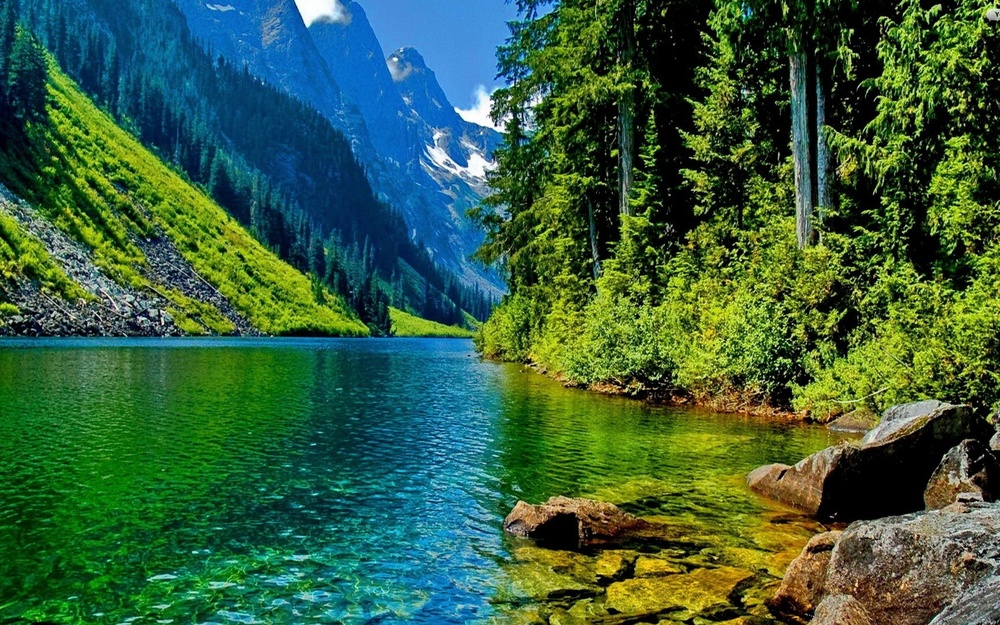
#> input picture Segmentation with K-means/R.jpg, 1000 x 625 px, shrunk from 2880 x 1800 before the run
$ jupyter execute index.ipynb
#> lines starting #> are read from the running program, lines starting #| are printed output that depends on the picture
[cell 1]
import cv2
import numpy as np
import matplotlib.pyplot as plt

[cell 2]
# Read the image
image = cv2.imread('R.jpg')
#> image is the input picture: shape (625, 1000, 3); mean B, G, R 63.2, 95, 55.2
# Convert to RGB
image = cv2.cvtColor(image,cv2.COLOR_BGR2RGB)

[cell 3]
image.shape
#> Out = (625, 1000, 3)

[cell 4]
plt.imshow(image)

[cell 5]
# Reshape the image to a 2D array of pixels and 3 color values (RGB)
pixel_values = image.reshape((-1,3))
# Convert to float
pixel_values = np.float32(pixel_values)

[cell 6]
print(pixel_values.shape)
#| (625000, 3)

[cell 7]
# Define stopping criteria

criteria = (cv2.TERM_CRITERIA_EPS + cv2.TERM_CRITERIA_MAX_ITER,100,0.2)

[cell 8]
# Number of clusters (k)

k = 3
_ , labels , (centers) = cv2.kmeans(pixel_values,k,None,criteria,10,cv2.KMEANS_RANDOM_CENTERS)
#> centers = [[30.89, 114, 155.4], [136, 153.9, 66.46], [22.04, 56.51, 25.38]]

[cell 9]
# Convert back to 8 bit values
centers = np.uint8(centers)
#> centers = [[30, 114, 155], [136, 153, 66], [22, 56, 25]]

# Flatten the labels array
labels = labels.flatten()

[cell 10]
# Convert all pixels to the color of the centroids
segmented_image = centers[labels.flatten()]

[cell 11]
# Reshape back to the original image dimension
segmented_image = segmented_image.reshape(image.shape)
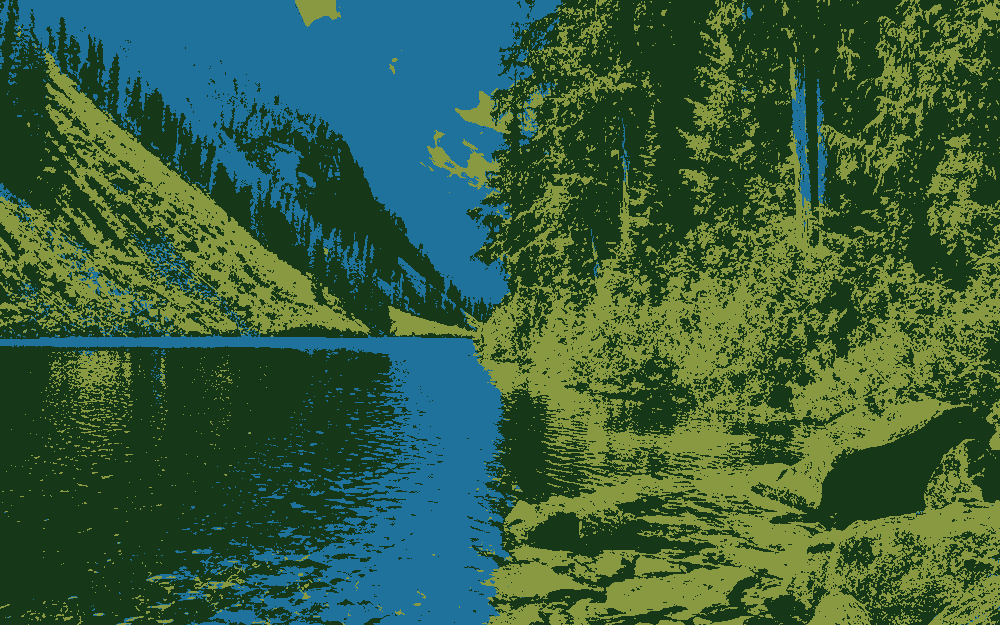
#> segmented_image: shape (625, 1000, 3); mean R, G, B 55, 94.5, 62.8
# show the image
plt.imshow(segmented_image)
plt.show()

[cell 12]
# disable only the cluster numbers 2 (turn the pixel into black)
masked_image = np.copy(image)
# convert to the shape of a vector of pixel values
masked_image = masked_image.reshape((-1,3))
# color (i.e. cluster) to disable
cluster = 0
masked_image[labels == cluster] = [255 , 0 , 0]
# convert back to original shape
masked_image = masked_image.reshape(image.shape)
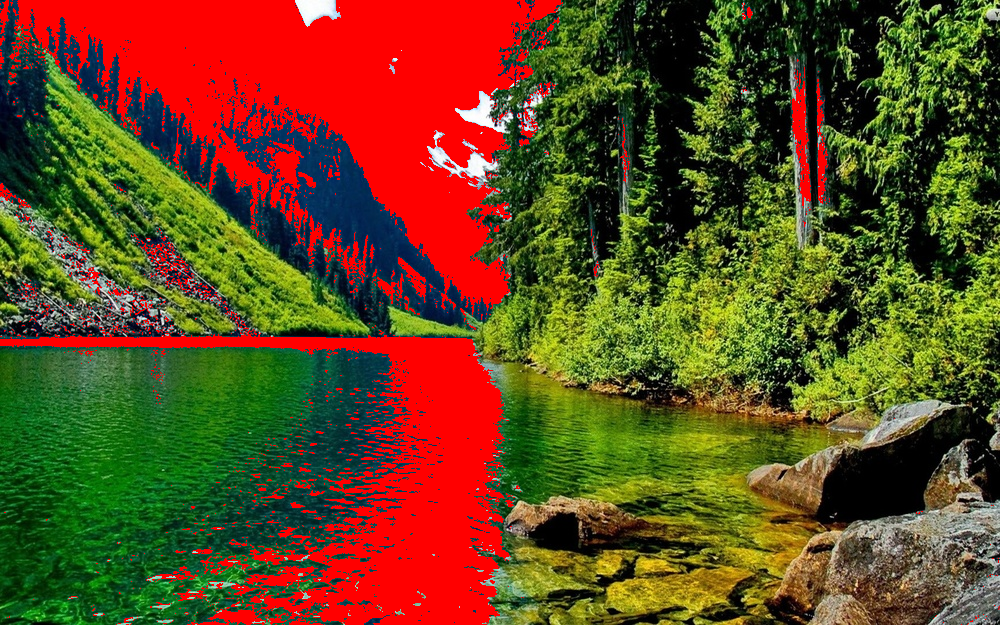
#> masked_image: shape (625, 1000, 3); mean R, G, B 100.9, 71.8, 31.5
# show the image
plt.imshow(masked_image)
plt.show()
